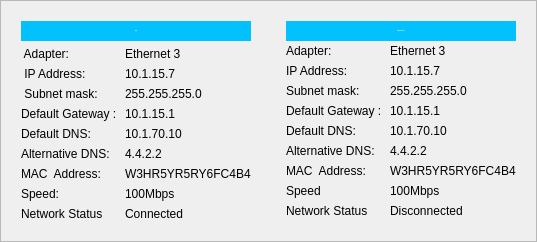
            <widget class="QFrame" name="network_layout">
             <property name="styleSheet">
              <string notr="true"/>
             </property>
             <property name="frameShape">
              <enum>QFrame::Shape::StyledPanel</enum>
             </property>
             <property name="frameShadow">
              <enum>QFrame::Shadow::Raised</enum>
             </property>
             <layout class="QGridLayout" name="gridLayout_4" rowstretch="0">
              <property name="leftMargin">
               <number>10</number>
              </property>
              <property name="topMargin">
               <number>10</number>
              </property>
              <property name="rightMargin">
               <number>10</number>
              </property>
              <property name="bottomMargin">
               <number>10</number>
              </property>
              <property name="horizontalSpacing">
               <number>15</number>
              </property>
              <property name="verticalSpacing">
               <number>1</number>
              </property>
              <item row="0" column="0">
               <layout class="QGridLayout" name="wifi_layout">
                <property name="leftMargin">
                 <number>10</number>
                </property>
                <property name="topMargin">
                 <number>10</number>
                </property>
                <property name="rightMargin">
                 <number>10</number>
                </property>
                <property name="bottomMargin">
                 <number>10</number>
                </property>
                <property name="horizontalSpacing">
                 <number>8</number>
                </property>
                <property name="verticalSpacing">
                 <number>6</number>
                </property>
                <item row="2" column="1">
                 <widget class="QLabel" name="label_8">
                  <property name="text">
                   <string>10.1.15.7</string>
                  </property>
                 </widget>
                </item>
                <item row="8" column="0">
                 <widget class="QLabel" name="label_52">
                  <property name="text">
                   <string>Speed:</string>
                  </property>
                 </widget>
                </item>
                <item row="3" column="0">
                 <widget class="QLabel" name="label_9">
                  <property name="text">
                   <string> Subnet mask:</string>
                  </property>
                 </widget>
                </item>
                <item row="2" column="0">
                 <widget class="QLabel" name="label_7">
                  <property name="text">
                   <string> IP Address:</string>
                  </property>
                 </widget>
                </item>
                <item row="5" column="1">
                 <widget class="QLabel" name="label_38">
                  <property name="text">
                   <string>10.1.70.10</string>
                  </property>
                 </widget>
                </item>
                <item row="1" column="0">
                 <widget class="QLabel" name="label_13">
                  <property name="text">
                   <string> Adapter:</string>
                  </property>
                 </widget>
                </item>
                <item row="7" column="0">
                 <widget class="QLabel" name="label_41">
                  <property name="text">
                   <string>MAC  Address:</string>
                  </property>
                 </widget>
                </item>
                <item row="8" column="1">
                 <widget class="QLabel" name="label_53">
                  <property name="text">
                   <string>100Mbps</string>
                  </property>
                 </widget>
                </item>
                <item row="3" column="1">
                 <widget class="QLabel" name="label_10">
                  <property name="text">
                   <string>255.255.255.0</string>
                  </property>
                 </widget>
                </item>
                <item row="4" column="0">
                 <widget class="QLabel" name="label_11">
                  <property name="text">
                   <string>Default Gateway :</string>
                  </property>
                 </widget>
                </item>
                <item row="1" column="1">
                 <widget class="QLabel" name="label_14">
                  <property name="text">
                   <string>Ethernet 3</string>
                  </property>
                 </widget>
                </item>
                <item row="7" column="1">
                 <widget class="QLabel" name="label_51">
                  <property name="text">
                   <string>W3HR5YR5RY6FC4B4</string>
                  </property>
                 </widget>
                </item>
                <item row="4" column="1">
                 <widget class="QLabel" name="label_12">
                  <property name="text">
                   <string>10.1.15.1</string>
                  </property>
                 </widget>
                </item>
                <item row="0" column="0" colspan="2">
                 <widget class="QLabel" name="label_93">
                  <property name="minimumSize">
                   <size>
                    <width>0</width>
                    <height>20</height>
                   </size>
                  </property>
                  <property name="maximumSize">
                   <size>
                    <width>16777215</width>
                    <height>20</height>
                   </size>
                  </property>
                  <property name="font">
                   <font>
                    <family>Segoe UI</family>
                    <pointsize>-1</pointsize>
                    <bold>true</bold>
                   </font>
                  </property>
                  <property name="styleSheet">
                   <string notr="true">color: rgb(255, 255, 255);
background-color: rgb(2, 193, 254);</string>
                  </property>
                  <property name="text">
                   <string>Wifi</string>
                  </property>
                  <property name="alignment">
                   <set>Qt::AlignmentFlag::AlignCenter</set>
                  </property>
                 </widget>
                </item>
                <item row="6" column="1">
                 <widget class="QLabel" name="label_40">
                  <property name="text">
                   <string>4.4.2.2</string>
                  </property>
                 </widget>
                </item>
                <item row="5" column="0">
                 <widget class="QLabel" name="label_37">
                  <property name="text">
                   <string>Default DNS:</string>
                  </property>
                 </widget>
                </item>
                <item row="6" column="0">
                 <widget class="QLabel" name="label_39">
                  <property name="text">
                   <string>Alternative DNS:</string>
                  </property>
                 </widget>
                </item>
                <item row="9" column="0">
                 <widget class="QLabel" name="label_100">
                  <property name="text">
                   <string>Network Status </string>
                  </property>
                 </widget>
                </item>
                <item row="9" column="1">
                 <widget class="QLabel" name="label_101">
                  <property name="text">
                   <string>Connected</string>
                  </property>
                 </widget>
                </item>
               </layout>
              </item>
              <item row="0" column="1">
               <layout class="QGridLayout" name="ethernet_layout">
                <property name="leftMargin">
                 <number>10</number>
                </property>
                <property name="topMargin">
                 <number>10</number>
                </property>
                <property name="rightMargin">
                 <number>10</number>
                </property>
                <property name="bottomMargin">
                 <number>10</number>
                </property>
                <property name="horizontalSpacing">
                 <number>8</number>
                </property>
                <item row="6" column="1">
                 <widget class="QLabel" name="label_88">
                  <property name="text">
                   <string>4.4.2.2</string>
                  </property>
                 </widget>
                </item>
                <item row="2" column="1">
                 <widget class="QLabel" name="label_80">
                  <property name="text">
                   <string>10.1.15.7</string>
                  </property>
                 </widget>
                </item>
                <item row="8" column="1">
                 <widget class="QLabel" name="label_92">
                  <property name="text">
                   <string>100Mbps</string>
                  </property>
                 </widget>
                </item>
                <item row="0" column="0" colspan="2">
                 <widget class="QLabel" name="label_5">
                  <property name="minimumSize">
                   <size>
                    <width>0</width>
                    <height>20</height>
                   </size>
                  </property>
                  <property name="maximumSize">
                   <size>
                    <width>16777215</width>
                    <height>20</height>
                   </size>
                  </property>
                  <property name="font">
                   <font>
                    <pointsize>-1</pointsize>
                    <bold>true</bold>
                   </font>
                  </property>
                  <property name="styleSheet">
                   <string notr="true">color: rgb(255, 255, 255);
background-color: rgb(2, 193, 254);</string>
                  </property>
                  <property name="text">
                   <string>Ethernet IP info</string>
                  </property>
                  <property name="alignment">
                   <set>Qt::AlignmentFlag::AlignCenter</set>
                  </property>
                 </widget>
                </item>
                <item row="3" column="0">
                 <widget class="QLabel" name="label_81">
                  <property name="text">
                   <string>Subnet mask:</string>
                  </property>
                 </widget>
                </item>
                <item row="4" column="1">
                 <widget class="QLabel" name="label_84">
                  <property name="text">
                   <string>10.1.15.1</string>
                  </property>
                 </widget>
                </item>
                <item row="8" column="0">
                 <widget class="QLabel" name="label_91">
                  <property name="text">
                   <string>Speed</string>
                  </property>
                 </widget>
                </item>
                <item row="2" column="0">
                 <widget class="QLabel" name="label_79">
                  <property name="text">
                   <string>IP Address:</string>
                  </property>
                 </widget>
                </item>
                <item row="5" column="0">
                 <widget class="QLabel" name="label_85">
                  <property name="text">
                   <string>Default DNS:</string>
                  </property>
                 </widget>
                </item>
                <item row="6" column="0">
                 <widget class="QLabel" name="label_87">
                  <property name="text">
                   <string>Alternative DNS:</string>
                  </property>
                 </widget>
                </item>
                <item row="3" column="1">
                 <widget class="QLabel" name="label_82">
                  <property name="text">
                   <string>255.255.255.0</string>
                  </property>
                 </widget>
                </item>
                <item row="5" column="1">
                 <widget class="QLabel" name="label_86">
                  <property name="text">
                   <string>10.1.70.10</string>
                  </property>
                 </widget>
                </item>
                <item row="1" column="1">
                 <widget class="QLabel" name="label_78">
                  <property name="text">
                   <string>Ethernet 3</string>
                  </property>
                 </widget>
                </item>
                <item row="4" column="0">
                 <widget class="QLabel" name="label_83">
                  <property name="text">
                   <string>Default Gateway :</string>
                  </property>
                 </widget>
                </item>
                <item row="7" column="1">
                 <widget class="QLabel" name="label_90">
                  <property name="text">
                   <string>W3HR5YR5RY6FC4B4</string>
                  </property>
                 </widget>
                </item>
                <item row="7" column="0">
                 <widget class="QLabel" name="label_89">
                  <property name="text">
                   <string>MAC  Address:</string>
                  </property>
                 </widget>
                </item>
                <item row="9" column="0">
                 <widget class="QLabel" name="label_102">
                  <property name="text">
                   <string>Network Status </string>
                  </property>
                 </widget>
                </item>
                <item row="9" column="1">
                 <widget class="QLabel" name="label_103">
                  <property name="text">
                   <string>Disconnected</string>
                  </property>
                 </widget>
                </item>
                <item row="1" column="0">
                 <widget class="QLabel" name="label_77">
                  <property name="text">
                   <string>Adapter:</string>
                  </property>
                 </widget>
                </item>
               </layout>
              </item>
             </layout>
            </widget>
